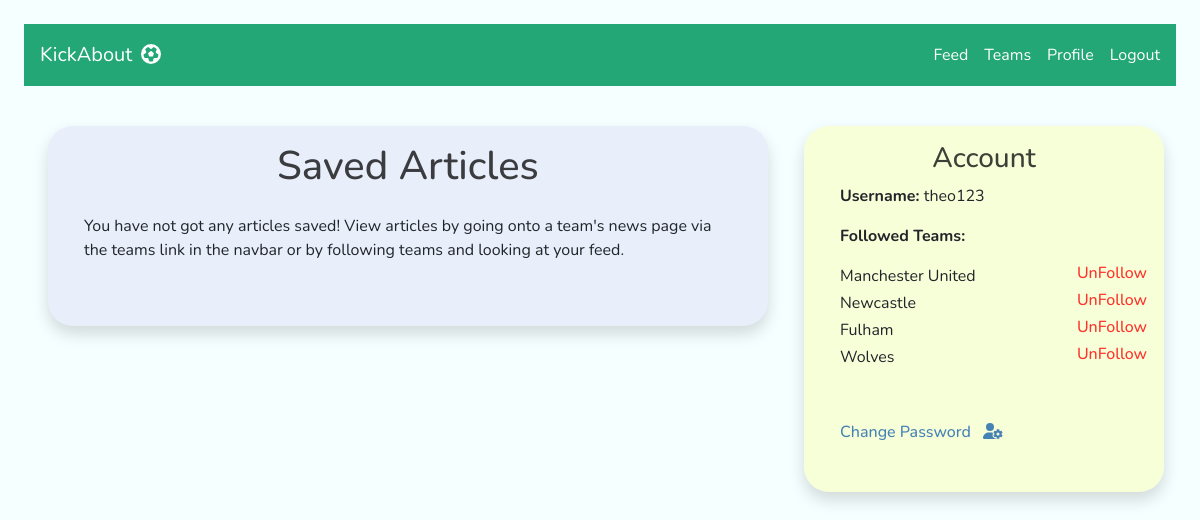
The app's page /accounts/profile/ (signed in), older data.
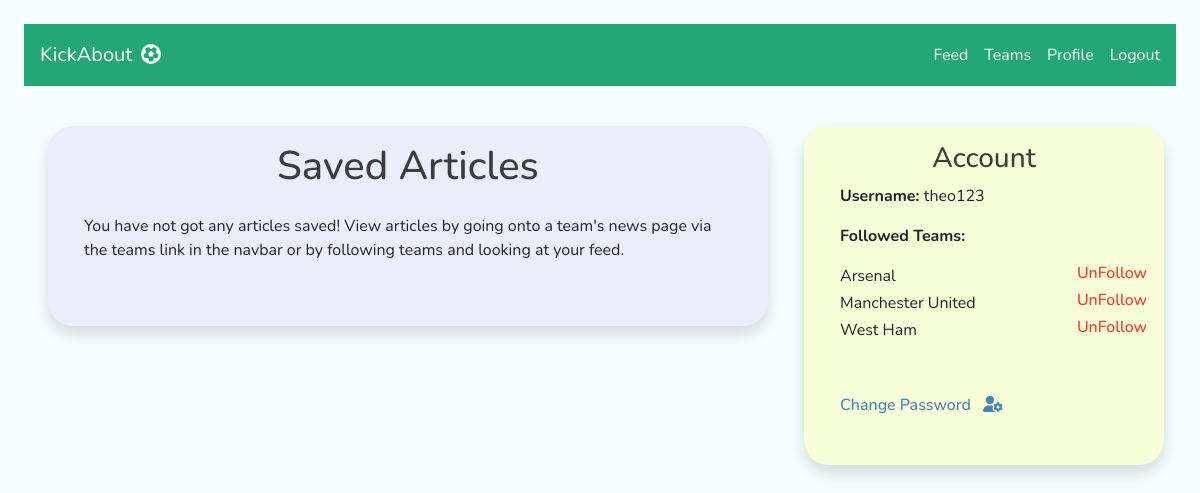
The same page, newer data.
### teams/models.py (models this page shows, shortened)
class Team(models.Model):
    name = models.CharField(max_length=200)
    api_id = models.IntegerField()

### users/views.py (the view)
# urls.py: path('profile/', views.profile, name="profile"),
def profile(request):
    if request.user.is_authenticated:
        args = {
            'user': request.user,
            'profile': Profile.objects.get(user=request.user)
        }
        return render(request, 'profile.html', args)
    else:
        return redirect("/teams/")

### users/templates/profile.html (shortened to what this page needs)
{% extends "base_logged_in.html" %}
{% block logged_in_head %}
{% load static %}
<link rel="stylesheet" href="{% static 'users/style.css' %}" type="text/css" />
{% endblock %}
{% block logged_in_content %}
<div class="row mt-3">
  <div class="col-8 px-4">
    <div class="card light-purple-card shadow pt-3 pb-5">
      <div class="row mb-3">
        <div class="col-12 d-flex justify-content-center">
          <h1 class="kickabout-grey">Saved Articles</h1>
        </div>
      </div>
      {% if profile.saved_news_items.all|length == 0 %}
      <div class="row">
        <div class="col-12 px-5">
          <p>
            You have not got any articles saved! View articles by going onto a team's news page
            via the teams link in the navbar or by following teams and looking at your feed.
          </p>
        </div>
      </div>
      {% endif %}
    </div>
  </div>
  <div class="col-4">
    <div class="card yellow-card shadow mb-3 pb-5 pt-3">
        <div class="row">
          <div class="col-12 d-flex justify-content-center">
            <h3 class="kickabout-grey">Account</h3>
          </div>
        </div>
        <div class="row">
          <div class="col-12 ps-5">
            <p><b>Username: </b>{{ user.username }}</p>
          </div>
        </div>
        <div class="row">
          <div class="col-12 ps-5">
            <p><b>Followed Teams:</b></p>
          </div>
        </div>
        {% for team in profile.teams.all %}
        <div class="row">
          <div class="col-8 ps-5">
            {{ team.name }}
          </div>
          <div class="col-4 d-flex justify-content-center">
            <a href="{% url 'unfollow_team' api_id=team.api_id %}" class="h6 unfollow-link">
              UnFollow
            </a>
          </div>
        </div>
        {% endfor %}
        <div class="row">
          <div class="col-12 ps-5 mt-5">
            <a href="{% url 'password_change' %}" class="h6 change-password-link">
              Change Password
              <i class="fas fa-user-cog ms-2"></i>
            </a>
          </div>
        </div>
      </div>
    </div>
  </div>
</div>
{% endblock %}

### templates/base_logged_in.html (shortened to what this page needs)
{% extends "base.html" %}
{% block head %}
{% block logged_in_head %}{% endblock %}
{% endblock %}
{% block content %}
<div class="fluid-container">
    <div class="row">
        <div class="col-12">
            <nav class="navbar navbar-expand-lg background-kickabout-green m-4">
                <span class="navbar-brand navbar-text mb-0 ms-3">
                    KickAbout
                    <i class="fas fa-futbol ms-1"></i>
                </span>
                <div class="collapse navbar-collapse justify-content-end">
                    <ul class="navbar-nav me-2">
                        <li class="nav-item">
                            <a class="nav-link navbar-text kickabout-nav-link"
                                href="{% url 'feed' page_id=1%}">Feed</a>
                        </li>
                        <li class="nav-item">
                            <a class="nav-link navbar-text kickabout-nav-link"
                                href="{% url 'teams' %}">Teams</a>
                        </li>
                        <li class="nav-item">
                            <a class="nav-link navbar-text kickabout-nav-link"
                            href="{% url 'profile' %}">Profile</a>
                        </li>
                        <li class="nav-item">
                            <a class="nav-link navbar-text kickabout-nav-link"
                                href="{% url 'logout' %}">Logout</a>
                        </li>
                    </ul>
                </div>
            </nav>
        </div>
    </div>
    <div class="row">
        <div class="col-12 px-5 mb-3">
            {% block logged_in_content %}{% endblock %}
        </div>
    </div>
{% endblock %}

### templates/base.html (shortened to what this page needs)
<!doctype html>
<html lang="en">
  <head>
    <link href="https://cdn.jsdelivr.net/npm/bootstrap@5.0.0-beta3/dist/css/bootstrap.min.css"
          rel="stylesheet"
>
    {% load static %}
    <link rel="stylesheet" href="{% static 'base/style.css' %}" type="text/css" />
    {% block head %}{% endblock %}
  </head>
  <body>
   {% block content %}{% endblock %}
  </body>
</html>

### static/base/style.css (style rules this page uses)
* { font-family: "Nunito", sans-serif; }
body { background-color: rgba(240, 255, 255, 0.6); }
.kickabout-grey { color: rgba(0, 0, 0, 0.75); }
.background-kickabout-green { background-color: #23a776; }
.navbar-text { color: white; }
.light-purple-card { border-radius: 25px; border: none; background-color: rgba(106, 90, 205, 0.1); }
.yellow-card { border-radius: 25px; border: none; background-color: rgba(255, 255, 0, 0.15); }
.unfollow-link { color: rgba(255, 0, 0, 0.8); text-decoration: none; }

### users/static/users/style.css (style rules this page uses)
.change-password-link { text-decoration: none; color: rgba(70, 130, 180, 1); }

Row changes from the older to the newer data that the page shows:
no longer on this page (row unchanged): Team: name "Newcastle"
no longer on this page (row unchanged): Team: name "Fulham"
no longer on this page (row unchanged): Team: name "Wolves"
now on this page (row unchanged): Team: name "Arsenal"
added Team: name "West Ham"
